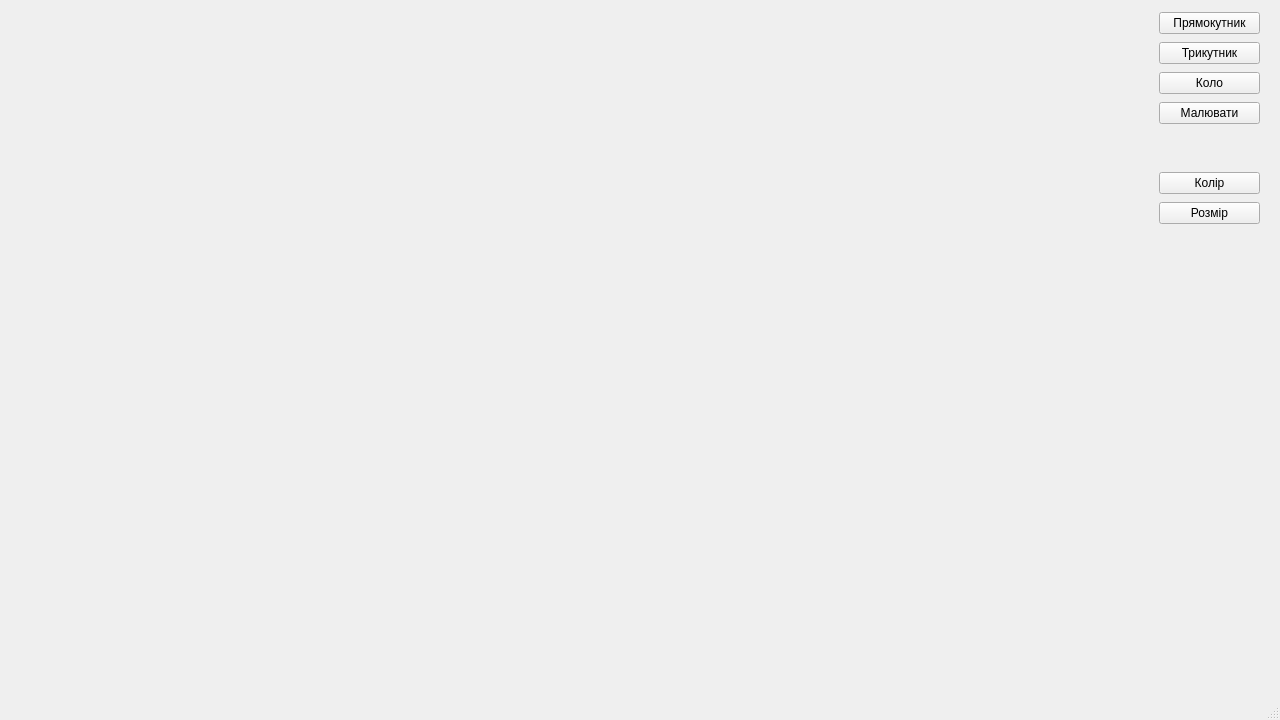
<?xml version="1.0" encoding="UTF-8"?>
<ui version="4.0">
 <class>MainWindow</class>
 <widget class="QMainWindow" name="MainWindow">
  <property name="geometry">
   <rect>
    <x>0</x>
    <y>0</y>
    <width>1280</width>
    <height>720</height>
   </rect>
  </property>
  <property name="windowTitle">
   <string>MainWindow</string>
  </property>
  <widget class="QWidget" name="centralwidget">
   <widget class="QWidget" name="verticalWidget" native="true">
    <property name="geometry">
     <rect>
      <x>1159</x>
      <y>10</y>
      <width>101</width>
      <height>221</height>
     </rect>
    </property>
    <property name="sizePolicy">
     <sizepolicy hsizetype="Fixed" vsizetype="Fixed">
      <horstretch>0</horstretch>
      <verstretch>0</verstretch>
     </sizepolicy>
    </property>
    <property name="maximumSize">
     <size>
      <width>101</width>
      <height>221</height>
     </size>
    </property>
    <layout class="QVBoxLayout" name="verticalLayout">
     <item>
      <widget class="QPushButton" name="rect">
       <property name="toolTip">
        <string>&lt;html&gt;&lt;head/&gt;&lt;body&gt;&lt;p&gt;Малювати прямокутник&lt;/p&gt;&lt;/body&gt;&lt;/html&gt;</string>
       </property>
       <property name="text">
        <string>Прямокутник</string>
       </property>
      </widget>
     </item>
     <item>
      <widget class="QPushButton" name="triang">
       <property name="toolTip">
        <string>&lt;html&gt;&lt;head/&gt;&lt;body&gt;&lt;p&gt;Малювати трикутник&lt;/p&gt;&lt;/body&gt;&lt;/html&gt;</string>
       </property>
       <property name="text">
        <string>Трикутник</string>
       </property>
      </widget>
     </item>
     <item>
      <widget class="QPushButton" name="circle">
       <property name="toolTip">
        <string>&lt;html&gt;&lt;head/&gt;&lt;body&gt;&lt;p&gt;Малювати коло&lt;/p&gt;&lt;/body&gt;&lt;/html&gt;</string>
       </property>
       <property name="text">
        <string>Коло</string>
       </property>
      </widget>
     </item>
     <item>
      <widget class="QPushButton" name="draw">
       <property name="toolTip">
        <string>&lt;html&gt;&lt;head/&gt;&lt;body&gt;&lt;p&gt;Малювати звичайну лінію&lt;/p&gt;&lt;/body&gt;&lt;/html&gt;</string>
       </property>
       <property name="text">
        <string>Малювати</string>
       </property>
      </widget>
     </item>
     <item>
      <spacer name="verticalSpacer">
       <property name="orientation">
        <enum>Qt::Vertical</enum>
       </property>
       <property name="sizeType">
        <enum>QSizePolicy::Fixed</enum>
       </property>
       <property name="sizeHint" stdset="0">
        <size>
         <width>20</width>
         <height>40</height>
        </size>
       </property>
      </spacer>
     </item>
     <item>
      <widget class="QPushButton" name="color">
       <property name="toolTip">
        <string>&lt;html&gt;&lt;head/&gt;&lt;body&gt;&lt;p&gt;Обрати колір пензля&lt;/p&gt;&lt;/body&gt;&lt;/html&gt;</string>
       </property>
       <property name="text">
        <string>Колір</string>
       </property>
      </widget>
     </item>
     <item>
      <widget class="QPushButton" name="size">
       <property name="toolTip">
        <string>&lt;html&gt;&lt;head/&gt;&lt;body&gt;&lt;p&gt;Обрати розмір пензля&lt;/p&gt;&lt;/body&gt;&lt;/html&gt;</string>
       </property>
       <property name="text">
        <string>Розмір</string>
       </property>
      </widget>
     </item>
    </layout>
   </widget>
  </widget>
  <widget class="QMenuBar" name="menubar">
   <property name="geometry">
    <rect>
     <x>0</x>
     <y>0</y>
     <width>1280</width>
     <height>25</height>
    </rect>
   </property>
  </widget>
  <widget class="QStatusBar" name="statusbar"/>
 </widget>
 <resources/>
 <connections/>
</ui>
